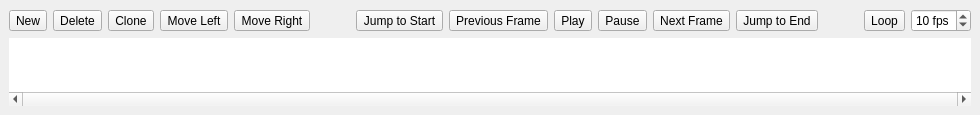
  <widget class="QDockWidget" name="FramesDock">
   <property name="sizePolicy">
    <sizepolicy hsizetype="Preferred" vsizetype="Minimum">
     <horstretch>0</horstretch>
     <verstretch>0</verstretch>
    </sizepolicy>
   </property>
   <property name="features">
    <set>QDockWidget::NoDockWidgetFeatures</set>
   </property>
   <property name="windowTitle">
    <string>Frames</string>
   </property>
   <attribute name="dockWidgetArea">
    <number>8</number>
   </attribute>
   <widget class="QWidget" name="Frames">
    <layout class="QVBoxLayout" name="FramesDockLayout">
     <item>
      <widget class="QWidget" name="FramesToolbar" native="true">
       <layout class="QHBoxLayout" name="horizontalLayout_2">
        <property name="leftMargin">
         <number>0</number>
        </property>
        <property name="topMargin">
         <number>0</number>
        </property>
        <property name="rightMargin">
         <number>0</number>
        </property>
        <property name="bottomMargin">
         <number>0</number>
        </property>
        <item>
         <widget class="QToolButton" name="NewFrame">
          <property name="toolTip">
           <string extracomment="Appears as a tooltip or in the status bar when hovered">Create a blank frame after the current position</string>
          </property>
          <property name="statusTip">
           <string extracomment="Appears as a tooltip or in the status bar when hovered">Create a blank frame after the current position</string>
          </property>
          <property name="text">
           <string>New</string>
          </property>
          <property name="icon">
           <iconset theme="list-add">
            <normaloff>.</normaloff>.</iconset>
          </property>
          <property name="toolButtonStyle">
           <enum>Qt::ToolButtonFollowStyle</enum>
          </property>
         </widget>
        </item>
        <item>
         <widget class="QToolButton" name="DeleteFrame">
          <property name="toolTip">
           <string extracomment="Appears as a tooltip or in the status bar when hovered">Permanently delete this frame</string>
          </property>
          <property name="statusTip">
           <string extracomment="Appears as a tooltip or in the status bar when hovered">Permanently delete this frame</string>
          </property>
          <property name="text">
           <string>Delete</string>
          </property>
          <property name="icon">
           <iconset theme="delete">
            <normaloff>.</normaloff>.</iconset>
          </property>
          <property name="toolButtonStyle">
           <enum>Qt::ToolButtonFollowStyle</enum>
          </property>
         </widget>
        </item>
        <item>
         <widget class="QToolButton" name="CloneFrame">
          <property name="toolTip">
           <string extracomment="Appears as a tooltip or in the status bar when hovered">Create a copy of the current frame after this position</string>
          </property>
          <property name="statusTip">
           <string extracomment="Appears as a tooltip or in the status bar when hovered">Create a copy of the current frame after this position</string>
          </property>
          <property name="text">
           <string>Clone</string>
          </property>
          <property name="icon">
           <iconset theme="document-duplicate">
            <normaloff>.</normaloff>.</iconset>
          </property>
          <property name="toolButtonStyle">
           <enum>Qt::ToolButtonFollowStyle</enum>
          </property>
         </widget>
        </item>
        <item>
         <widget class="QToolButton" name="MoveFrameLeft">
          <property name="toolTip">
           <string extracomment="Appears as a tooltip or in the status bar when hovered">Place this frame a step before the current position</string>
          </property>
          <property name="statusTip">
           <string extracomment="Appears as a tooltip or in the status bar when hovered">Place this frame a step before the current position</string>
          </property>
          <property name="text">
           <string>Move Left</string>
          </property>
          <property name="icon">
           <iconset theme="object-rotate-left">
            <normaloff>.</normaloff>.</iconset>
          </property>
          <property name="toolButtonStyle">
           <enum>Qt::ToolButtonFollowStyle</enum>
          </property>
         </widget>
        </item>
        <item>
         <widget class="QToolButton" name="MoveFrameRight">
          <property name="toolTip">
           <string extracomment="Appears as a tooltip or in the status bar when hovered">Place this frame a step after the current position</string>
          </property>
          <property name="statusTip">
           <string extracomment="Appears as a tooltip or in the status bar when hovered">Place this frame a step after the current position</string>
          </property>
          <property name="text">
           <string>Move Right</string>
          </property>
          <property name="icon">
           <iconset theme="object-rotate-right">
            <normaloff>.</normaloff>.</iconset>
          </property>
          <property name="toolButtonStyle">
           <enum>Qt::ToolButtonFollowStyle</enum>
          </property>
         </widget>
        </item>
        <item>
         <spacer name="horizontalSpacer">
          <property name="orientation">
           <enum>Qt::Horizontal</enum>
          </property>
          <property name="sizeHint" stdset="0">
           <size>
            <width>40</width>
            <height>20</height>
           </size>
          </property>
         </spacer>
        </item>
        <item>
         <widget class="QToolButton" name="PlaybackJumpStart">
          <property name="toolTip">
           <string>Jump to the start of the sequence</string>
          </property>
          <property name="statusTip">
           <string>Jump to the start of the sequence</string>
          </property>
          <property name="text">
           <string>Jump to Start</string>
          </property>
          <property name="icon">
           <iconset theme="media-skip-backward">
            <normaloff>.</normaloff>.</iconset>
          </property>
         </widget>
        </item>
        <item>
         <widget class="QToolButton" name="PlaybackPrev">
          <property name="toolTip">
           <string>Step backward one frame</string>
          </property>
          <property name="statusTip">
           <string>Step backward one frame</string>
          </property>
          <property name="text">
           <string>Previous Frame</string>
          </property>
          <property name="icon">
           <iconset theme="media-seek-backward">
            <normaloff>.</normaloff>.</iconset>
          </property>
         </widget>
        </item>
        <item>
         <widget class="QToolButton" name="PlaybackStart">
          <property name="toolTip">
           <string>Preview the effect from the beginning</string>
          </property>
          <property name="statusTip">
           <string>Preview the effect from the beginning</string>
          </property>
          <property name="text">
           <string>Play</string>
          </property>
          <property name="icon">
           <iconset theme="media-playback-start">
            <normaloff>.</normaloff>.</iconset>
          </property>
         </widget>
        </item>
        <item>
         <widget class="QToolButton" name="PlaybackStop">
          <property name="toolTip">
           <string>Stop playback</string>
          </property>
          <property name="statusTip">
           <string>Stop playback</string>
          </property>
          <property name="text">
           <string>Pause</string>
          </property>
          <property name="icon">
           <iconset theme="media-playback-stop">
            <normaloff>.</normaloff>.</iconset>
          </property>
         </widget>
        </item>
        <item>
         <widget class="QToolButton" name="PlaybackNext">
          <property name="toolTip">
           <string>Step forward one frame</string>
          </property>
          <property name="statusTip">
           <string>Step forward one frame</string>
          </property>
          <property name="text">
           <string>Next Frame</string>
          </property>
          <property name="icon">
           <iconset theme="media-seek-forward">
            <normaloff>.</normaloff>.</iconset>
          </property>
         </widget>
        </item>
        <item>
         <widget class="QToolButton" name="PlaybackJumpEnd">
          <property name="toolTip">
           <string>Jump to the last frame of the sequence</string>
          </property>
          <property name="statusTip">
           <string>Jump to the last frame of the sequence</string>
          </property>
          <property name="text">
           <string>Jump to End</string>
          </property>
          <property name="icon">
           <iconset theme="media-skip-forward">
            <normaloff>.</normaloff>.</iconset>
          </property>
         </widget>
        </item>
        <item>
         <spacer name="horizontalSpacer_3">
          <property name="orientation">
           <enum>Qt::Horizontal</enum>
          </property>
          <property name="sizeHint" stdset="0">
           <size>
            <width>40</width>
            <height>20</height>
           </size>
          </property>
         </spacer>
        </item>
        <item>
         <widget class="QToolButton" name="PlaybackLoop">
          <property name="toolTip">
           <string>Toggle whether this effect should loop</string>
          </property>
          <property name="statusTip">
           <string>Toggle whether this effect should loop</string>
          </property>
          <property name="text">
           <string>Loop</string>
          </property>
          <property name="icon">
           <iconset theme="media-playlist-repeat">
            <normaloff>.</normaloff>.</iconset>
          </property>
          <property name="checkable">
           <bool>true</bool>
          </property>
          <property name="checked">
           <bool>false</bool>
          </property>
         </widget>
        </item>
        <item>
         <widget class="QSpinBox" name="PlaybackFPS">
          <property name="toolTip">
           <string>Frames per second to play the sequence.

Note that frame rates that are too high may not
play properly due to bottlenecks with the driver, 
lighting firmware or software. This may potentially
shorten the LED's lifespan.</string>
          </property>
          <property name="statusTip">
           <string>Frames per second to play the sequence</string>
          </property>
          <property name="suffix">
           <string> fps</string>
          </property>
          <property name="minimum">
           <number>1</number>
          </property>
          <property name="maximum">
           <number>80</number>
          </property>
          <property name="value">
           <number>10</number>
          </property>
         </widget>
        </item>
       </layout>
      </widget>
     </item>
     <item>
      <widget class="QTableWidget" name="FramesTable">
       <property name="maximumSize">
        <size>
         <width>16777215</width>
         <height>80</height>
        </size>
       </property>
       <property name="frameShape">
        <enum>QFrame::NoFrame</enum>
       </property>
       <property name="verticalScrollBarPolicy">
        <enum>Qt::ScrollBarAlwaysOff</enum>
       </property>
       <property name="horizontalScrollBarPolicy">
        <enum>Qt::ScrollBarAlwaysOn</enum>
       </property>
       <property name="sizeAdjustPolicy">
        <enum>QAbstractScrollArea::AdjustToContents</enum>
       </property>
       <property name="editTriggers">
        <set>QAbstractItemView::NoEditTriggers</set>
       </property>
       <property name="showDropIndicator" stdset="0">
        <bool>false</bool>
       </property>
       <property name="selectionMode">
        <enum>QAbstractItemView::SingleSelection</enum>
       </property>
       <property name="selectionBehavior">
        <enum>QAbstractItemView::SelectColumns</enum>
       </property>
       <property name="verticalScrollMode">
        <enum>QAbstractItemView::ScrollPerPixel</enum>
       </property>
       <property name="wordWrap">
        <bool>false</bool>
       </property>
       <property name="cornerButtonEnabled">
        <bool>false</bool>
       </property>
       <attribute name="verticalHeaderVisible">
        <bool>false</bool>
       </attribute>
       <row>
        <property name="text">
         <string notr="true"/>
        </property>
       </row>
      </widget>
     </item>
    </layout>
   </widget>
  </widget>
